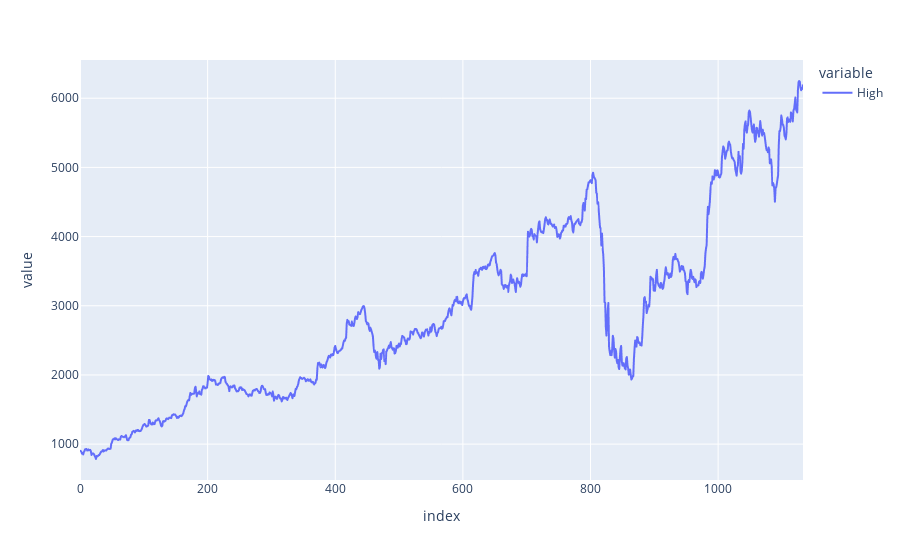
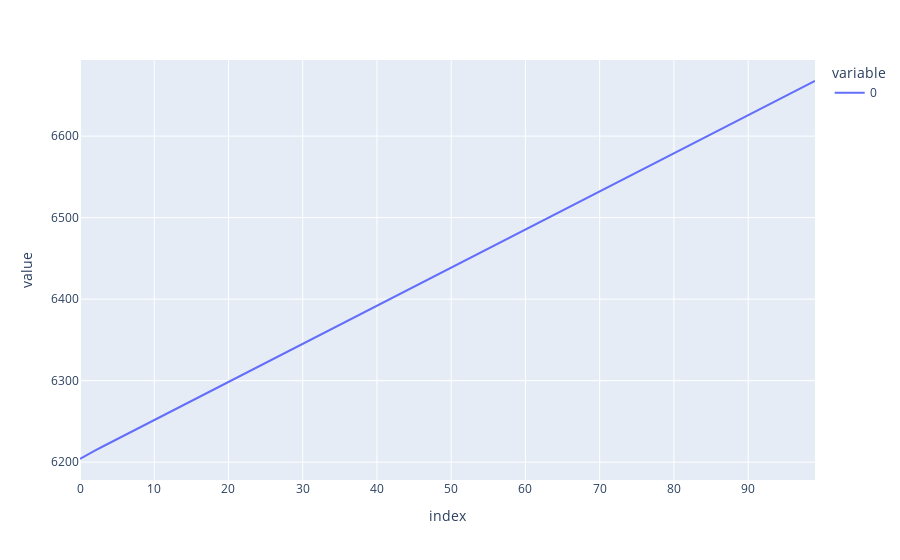

Here is the notebook cell these charts were saved with, in order:
### Code cell
fig = px.line(df)
fig.show()
fig = px.line(fc)
fig.show()

### Figure 1 — Plotly figure (JSON) as saved in the notebook; plotly's stock layout.template omitted (floating-point values rounded to 4 significant figures; data arrays with more than 128 entries replaced by an {"elided": "..."} marker saying what was removed)
{"data": [{"hovertemplate": "variable=High<br>index=%{x}<br>value=%{y}<extra></extra>", "legendgroup": "High", "line": {"color": "#636efa", "dash": "solid"}, "marker": {"symbol": "circle"}, "mode": "lines", "name": "High", "showlegend": true, "type": "scattergl", "x": {"elided": "1134 int values"}, "xaxis": "x", "y": {"elided": "1134 float values"}, "yaxis": "y"}], "layout": {"legend": {"title": {"text": "variable"}, "tracegroupgap": 0}, "margin": {"t": 60}, "xaxis": {"anchor": "y", "domain": [0, 1], "title": {"text": "index"}}, "yaxis": {"anchor": "x", "domain": [0, 1], "title": {"text": "value"}}}}

### Figure 2 — Plotly figure (JSON) as saved in the notebook; plotly's stock layout.template omitted (floating-point values rounded to 4 significant figures)
{"data": [{"hovertemplate": "variable=0<br>index=%{x}<br>value=%{y}<extra></extra>", "legendgroup": "0", "line": {"color": "#636efa", "dash": "solid"}, "marker": {"symbol": "circle"}, "mode": "lines", "name": "0", "orientation": "v", "showlegend": true, "type": "scatter", "x": [0, 1, 2, 3, 4, 5, 6, 7, 8, 9, 10, 11, 12, 13, 14, 15, 16, 17, 18, 19, 20, 21, 22, 23, 24, 25, 26, 27, 28, 29, 30, 31, 32, 33, 34, 35, 36, 37, 38, 39, 40, 41, 42, 43, 44, 45, 46, 47, 48, 49, 50, 51, 52, 53, 54, 55, 56, 57, 58, 59, 60, 61, 62, 63, 64, 65, 66, 67, 68, 69, 70, 71, 72, 73, 74, 75, 76, 77, 78, 79, 80, 81, 82, 83, 84, 85, 86, 87, 88, 89, 90, 91, 92, 93, 94, 95, 96, 97, 98, 99], "xaxis": "x", "y": [6204.0, 6209.0, 6214.0, 6219.0, 6224.0, 6228.0, 6233.0, 6238.0, 6242.0, 6247.0, 6252.0, 6256.0, 6261.0, 6266.0, 6270.0, 6275.0, 6280.0, 6284.0, 6289.0, 6294.0, 6298.0, 6303.0, 6308.0, 6312.0, 6317.0, 6322.0, 6326.0, 6331.0, 6336.0, 6340.0, 6345.0, 6350.0, 6354.0, 6359.0, 6364.0, 6368.0, 6373.0, 6378.0, 6382.0, 6387.0, 6392.0, 6397.0, 6401.0, 6406.0, 6411.0, 6415.0, 6420.0, 6425.0, 6429.0, 6434.0, 6439.0, 6443.0, 6448.0, 6453.0, 6457.0, 6462.0, 6467.0, 6471.0, 6476.0, 6481.0, 6485.0, 6490.0, 6495.0, 6499.0, 6504.0, 6509.0, 6513.0, 6518.0, 6523.0, 6527.0, 6532.0, 6537.0, 6541.0, 6546.0, 6551.0, 6555.0, 6560.0, 6565.0, 6569.0, 6574.0, 6579.0, 6583.0, 6588.0, 6593.0, 6597.0, 6602.0, 6607.0, 6612.0, 6616.0, 6621.0, 6626.0, 6630.0, 6635.0, 6640.0, 6644.0, 6649.0, 6654.0, 6658.0, 6663.0, 6668.0], "yaxis": "y"}], "layout": {"legend": {"title": {"text": "variable"}, "tracegroupgap": 0}, "margin": {"t": 60}, "xaxis": {"anchor": "y", "domain": [0, 1], "title": {"text": "index"}}, "yaxis": {"anchor": "x", "domain": [0, 1], "title": {"text": "value"}}}}
